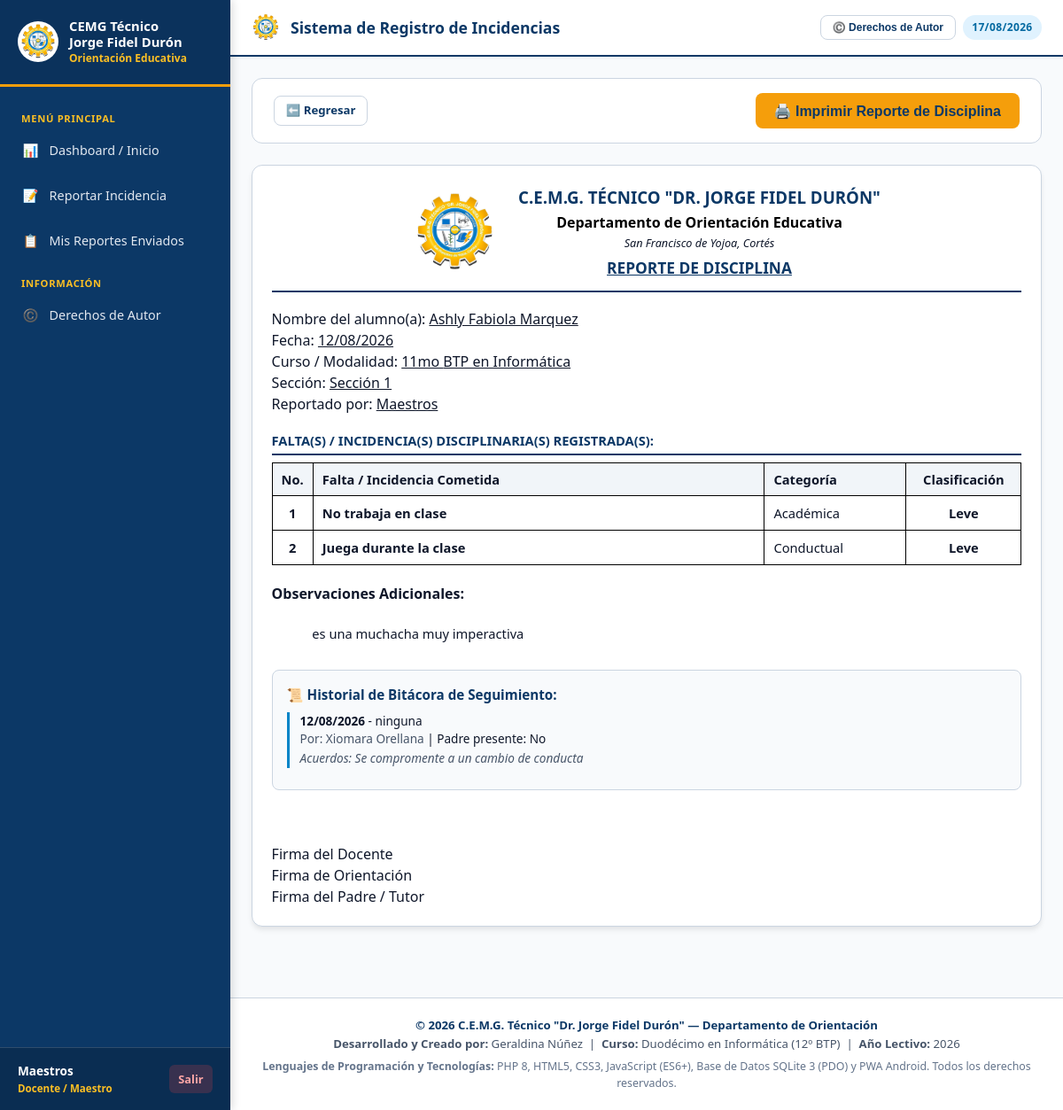
/index.php?action=reporte_estudiante&id=2 (signed in), run on the app's committed database.
### tables this page shows
CREATE TABLE incident_types (
                id INTEGER PRIMARY KEY AUTOINCREMENT,
                code TEXT UNIQUE,
                name TEXT NOT NULL,
                category TEXT DEFAULT 'General',
                severity TEXT CHECK(severity IN ('Leve', 'Grave', 'Muy Grave')) DEFAULT 'Leve',
                description TEXT,
                is_active INTEGER DEFAULT 1,
                created_at DATETIME DEFAULT CURRENT_TIMESTAMP
            );

CREATE TABLE case_followups (
                id INTEGER PRIMARY KEY AUTOINCREMENT,
                report_id INTEGER NOT NULL REFERENCES incident_reports(id) ON DELETE CASCADE,
                followup_date DATE DEFAULT (DATE('now', 'localtime')),
                user_id INTEGER NOT NULL REFERENCES users(id),
                action_taken TEXT NOT NULL,
                guardian_present INTEGER DEFAULT 0,
                agreement_notes TEXT,
                next_date DATE,
                status_assigned TEXT,
                created_at DATETIME DEFAULT CURRENT_TIMESTAMP
            );

CREATE TABLE users (
                id INTEGER PRIMARY KEY AUTOINCREMENT,
                username TEXT UNIQUE NOT NULL,
                password_hash TEXT NOT NULL,
                full_name TEXT NOT NULL,
                role TEXT CHECK(role IN ('orientadora', 'docente')) NOT NULL,
                email TEXT,
                phone TEXT,
                created_at DATETIME DEFAULT CURRENT_TIMESTAMP
            );

### config/database.php (called while the page is built, shortened)
<?php
class Database {
    private static $instance = null;
    private $pdo;
    private function __construct() {
        $dbFile = __DIR__ . '/../database.sqlite';
        try {
            $this->pdo = new PDO("sqlite:" . $dbFile);
            $this->pdo->setAttribute(PDO::ATTR_ERRMODE, PDO::ERRMODE_EXCEPTION);
            $this->pdo->setAttribute(PDO::ATTR_DEFAULT_FETCH_MODE, PDO::FETCH_ASSOC);
            $this->pdo->exec("PRAGMA foreign_keys = ON;");
        } catch (PDOException $e) {
            die("Error de conexión a la base de datos: " . $e->getMessage());
        }
    }
    public static function getInstance() {
        if (self::$instance === null) {
            self::$instance = new Database();
        }
        return self::$instance;
    }
    public function getConnection() {
        return $this->pdo;
    }
    private function initTables() {
        try {
            $this->pdo->exec("ALTER TABLE incident_reports ADD COLUMN custom_reporter_name TEXT;");
        } catch (PDOException $e) {
        }
    }
}

### controllers/ReportController.php (called while the page is built, shortened)
<?php
require_once __DIR__ . '/../config/database.php';
require_once __DIR__ . '/IncidentController.php';
class ReportController {
    public function getStudentIndividualReport($reportId) {
        $incidentController = new IncidentController();
        $report = $incidentController->getReportById($reportId);
        $allIncidentTypes = $incidentController->getAllIncidentTypes(false);
        $checkedIds = array_map(function($item) {
            return $item['id'];
        }, $report['items']);
        return [
            'report' => $report,
            'all_incident_types' => $allIncidentTypes,
            'checked_ids' => $checkedIds
        ];
    }
}

### controllers/IncidentController.php (called while the page is built, shortened)
<?php
require_once __DIR__ . '/../config/database.php';
class IncidentController {
    private $db;
    public function __construct() {
        $this->db = Database::getInstance()->getConnection();
    }
    public function getAllIncidentTypes($activeOnly = true) {
        $sql = "SELECT * FROM incident_types";
        $sql .= " ORDER BY severity DESC, category ASC, name ASC";
        $stmt = $this->db->query($sql);
        return $stmt->fetchAll();
    }
    public function getReportById($id) {
        $stmtRep = $this->db->prepare("
            SELECT r.*, s.full_name as student_name, s.identity_num, s.student_code, s.guardian_name, s.guardian_phone, s.guardian_address,
                   c.grade, c.modality, c.section_name,
                   COALESCE(r.custom_reporter_name, u.full_name) as reporter_name
            FROM incident_reports r
            JOIN students s ON r.student_id = s.id
            LEFT JOIN courses c ON s.course_id = c.id
            JOIN users u ON r.reporter_user_id = u.id
            WHERE r.id = ?
        ");
        $stmtRep->execute([$id]);
        $report = $stmtRep->fetch();
        $stmtItems = $this->db->prepare("
            SELECT t.*
            FROM incident_report_items ri
            JOIN incident_types t ON ri.incident_type_id = t.id
            WHERE ri.report_id = ?
        ");
        $stmtItems->execute([$id]);
        $report['items'] = $stmtItems->fetchAll();
        $stmtFollow = $this->db->prepare("
            SELECT f.*, u.full_name as user_name
            FROM case_followups f
            JOIN users u ON f.user_id = u.id
            WHERE f.report_id = ?
            ORDER BY f.created_at ASC
        ");
        $stmtFollow->execute([$id]);
        $report['followups'] = $stmtFollow->fetchAll();
        return $report;
    }
}

### views/reporte_estudiante.php (the view, shortened to what this page needs)
<?php
require_once __DIR__ . '/header.php';
require_once __DIR__ . '/../controllers/ReportController.php';
$reportId = $_GET['id'] ?? null;
$reportController = new ReportController();
$data = $reportController->getStudentIndividualReport($reportId);
$report = $data['report'];
?>
<div class="no-print" style="margin-bottom: 1.5rem; display: flex; justify-content: space-between; align-items: center; background: white; padding: 1rem 1.5rem; border-radius: var(--radius); border: 1px solid var(--border);">
    <div>
        <a href="index.php?action=dashboard" class="btn btn-outline btn-sm">⬅️ Regresar</a>
    </div>
    <div style="display: flex; gap: 0.75rem;">
        <button onclick="window.print()" class="btn btn-secondary" style="font-size: 1rem; padding: 0.6rem 1.25rem;">
            🖨️ Imprimir Reporte de Disciplina
        </button>
    </div>
</div>
<div class="print-page card" style="background: white; border: 1px solid #cbd5e1; box-shadow: 0 4px 6px -1px rgba(0,0,0,0.1);">
    <div class="print-header" style="display: flex; align-items: center; justify-content: center; gap: 1.5rem; text-align: center; border-bottom: 2px solid #0c3866; padding-bottom: 12px; margin-bottom: 18px;">
        <img src="assets/img/logo.jpg" alt="Logo C.E.M.G. Técnico Dr. Jorge Fidel Durón" style="height: 95px; width: 95px; object-fit: contain;">
        <div>
            <h1 style="font-size: 14pt; font-weight: bold; text-transform: uppercase; margin: 0 0 2px 0; color: #0c3866;">C.E.M.G. TÉCNICO "DR. JORGE FIDEL DURÓN"</h1>
            <h2 style="font-size: 12pt; font-weight: bold; margin: 0 0 2px 0; color: #000;">Departamento de Orientación Educativa</h2>
            <p style="font-size: 9.5pt; font-style: italic; margin: 0;">San Francisco de Yojoa, Cortés</p>
            <h3 style="font-size: 13pt; font-weight: bold; text-transform: uppercase; margin-top: 6px; text-decoration: underline; color: #0c3866;">REPORTE DE DISCIPLINA</h3>
        </div>
    </div>
    <div class="print-student-info">
        <div class="print-info-row">
            <div><span class="print-info-label">Nombre del alumno(a):</span> <u><?= htmlspecialchars($report['student_name']) ?></u></div>
            <div><span class="print-info-label">Fecha:</span> <u><?= date('d/m/Y', strtotime($report['report_date'])) ?></u></div>
        </div>
        <div class="print-info-row">
            <div>
                <span class="print-info-label">Curso / Modalidad:</span>
                <u><?= htmlspecialchars($report['grade'] ?? '') ?> <?= htmlspecialchars($report['modality'] ?? '') ?></u>
            </div>
            <div>
                <span class="print-info-label">Sección:</span>
                <u><?= htmlspecialchars($report['section_name'] ?? 'N/A') ?></u>
            </div>
            <div>
                <span class="print-info-label">Reportado por:</span>
                <u><?= htmlspecialchars($report['reporter_name']) ?></u>
            </div>
        </div>
    </div>
    <div style="font-weight: bold; margin-top: 18px; margin-bottom: 8px; text-transform: uppercase; font-size: 11pt; color: #0c3866; border-bottom: 2px solid #0c3866; padding-bottom: 4px;">
        Falta(s) / Incidencia(s) Disciplinaria(s) Registrada(s):
    </div>
    <table style="width: 100%; border-collapse: collapse; margin-bottom: 20px; font-size: 11pt;">
        <thead>
            <tr style="background: #f1f5f9; text-align: left;">
                <th style="border: 1px solid #000; padding: 7px 10px; width: 40px; text-align: center;">No.</th>
                <th style="border: 1px solid #000; padding: 7px 10px;">Falta / Incidencia Cometida</th>
                <th style="border: 1px solid #000; padding: 7px 10px; width: 160px;">Categoría</th>
                <th style="border: 1px solid #000; padding: 7px 10px; width: 130px; text-align: center;">Clasificación</th>
            </tr>
        </thead>
        <tbody>
            <?php if (empty($report['items'])): ?>
                <tr>
                    <td colspan="4" style="border: 1px solid #000; padding: 12px; text-align: center; font-style: italic;">
                        Sin faltas registradas.
                    </td>
                </tr>
            <?php else: ?>
                <?php foreach ($report['items'] as $idx => $item): ?>
                    <tr>
                        <td style="border: 1px solid #000; padding: 8px 10px; text-align: center; font-weight: bold;"><?= $idx + 1 ?></td>
                        <td style="border: 1px solid #000; padding: 8px 10px;"><strong><?= htmlspecialchars($item['name']) ?></strong></td>
                        <td style="border: 1px solid #000; padding: 8px 10px;"><?= htmlspecialchars($item['category']) ?></td>
                        <td style="border: 1px solid #000; padding: 8px 10px; text-align: center; font-weight: bold;">
                            <?= htmlspecialchars($item['severity']) ?>
                        </td>
                    </tr>
                <?php endforeach; ?>
            <?php endif; ?>
        </tbody>
    </table>
    <div class="print-observations">
        <h4>Observaciones Adicionales:</h4>
        <p style="font-size: 11pt; white-space: pre-wrap; margin: 0; min-height: 50px;">
            <?= !empty($report['observations']) ? htmlspecialchars($report['observations']) : 'Sin observaciones adicionales registradas.' ?>
        </p>
    </div>
    <?php if (!empty($report['followups'])): ?>
        <div class="no-print" style="margin-top: 1.5rem; background: #f8fafc; padding: 1rem; border-radius: 8px; border: 1px solid var(--border);">
            <h4 style="color: var(--primary); font-size: 0.95rem; margin-bottom: 0.5rem;">📜 Historial de Bitácora de Seguimiento:</h4>
            <?php foreach ($report['followups'] as $fol): ?>
                <div style="border-left: 3px solid var(--accent); padding-left: 0.75rem; margin-bottom: 0.5rem; font-size: 0.85rem;">
                    <strong><?= date('d/m/Y', strtotime($fol['followup_date'])) ?></strong> - <?= htmlspecialchars($fol['action_taken']) ?><br>
                    <span style="color: var(--text-muted);">Por: <?= htmlspecialchars($fol['user_name']) ?></span> |
                    <span>Padre presente: <?= $fol['guardian_present'] ? 'Sí' : 'No' ?></span>
                    <?php if (!empty($fol['agreement_notes'])): ?>
                        <div style="font-style: italic; color: #475569; margin-top: 2px;">Acuerdos: <?= htmlspecialchars($fol['agreement_notes']) ?></div>
                    <?php endif; ?>
                </div>
            <?php endforeach; ?>
        </div>
    <?php endif; ?>
    <div class="print-signatures" style="margin-top: 60px;">
        <div class="signature-line">
            Firma del Docente
        </div>
        <div class="signature-line">
            Firma de Orientación
        </div>
        <div class="signature-line">
            Firma del Padre / Tutor
        </div>
    </div>
</div>
<?php require_once __DIR__ . '/footer.php'; ?>

### assets/css/style.css (style rules this page uses)
:root { --primary: #0c3866; --primary-hover: #08284a; --primary-light: #eff6ff; --secondary: #f59e0b; --secondary-hover: #d97706; --secondary-light: #fef3c7; --yellow-accent: #fbbf24; --accent: #0284c7; --success: #059669; --success-bg: #d1fae5; --warning: #d97706; --warning-bg: #fef3c7; --danger: #dc2626; --danger-bg: #fee2e2; --info: #0284c7; --info-bg: #e0f2fe; --bg-main: #f8fafc; --bg-card: #ffffff; --text-main: #0f172a; --text-muted: #475569; --border: #cbd5e1; --font-family: system-ui, -apple-system, BlinkMacSystemFont, 'Segoe UI', Roboto, Helvetica, Arial, sans-serif; --shadow-sm: 0 1px 3px 0 rgba(0, 0, 0, 0.08); --shadow-md: 0 4px 6px -1px rgba(0, 0, 0, 0.12), 0 2px 4px -1px rgba(0, 0, 0, 0.07); --shadow-lg: 0 10px 15px -3px rgba(0, 0, 0, 0.15), 0 4px 6px -2px rgba(0, 0, 0, 0.08); --radius: 12px; --radius-sm: 8px; }
* { box-sizing: border-box; margin: 0; padding: 0; }
body { font-family: var(--font-family); background-color: var(--bg-main); color: var(--text-main); line-height: 1.5; min-height: 100vh; }
.card { background-color: var(--bg-card); border-radius: var(--radius); border: 1px solid var(--border); box-shadow: var(--shadow-sm); padding: 1.35rem; margin-bottom: 1.5rem; }
.btn { display: inline-flex; align-items: center; justify-content: center; gap: 0.5rem; padding: 0.65rem 1.25rem; font-size: 0.9rem; font-weight: 700; border-radius: var(--radius-sm); border: 1px solid transparent; cursor: pointer; text-decoration: none; transition: all 0.2s ease; }
.btn-secondary { background-color: var(--secondary); color: var(--primary); font-weight: 800; }
.btn-outline { background-color: #ffffff; border-color: var(--border); color: var(--primary); }
.btn-sm { padding: 0.4rem 0.8rem; font-size: 0.825rem; }

### data on the page
incident_types: name "No trabaja en clase", category "Académica", severity "Leve"
incident_types: name "Juega durante la clase", category "Conductual", severity "Leve"
case_followups: followup_date "12/08/2026", action_taken "ninguna", user.full_name "Xiomara Orellana", guardian_present "No", agreement_notes "Se compromente a un cambio de conducta"

### other printed values
$fullName "Maestros"
$roleName "Docente / Maestro"
$report['student_name'] "Ashly Fabiola Marquez"
date('d/m/Y', strtotime($report['report_date'])) "12/08/2026"
$report['grade'] "11mo"
$report['modality'] "BTP en Informática"
$report['section_name'] "Sección 1"
$report['reporter_name'] "Maestros"
$report['observations'] "es una muchacha muy imperactiva"
